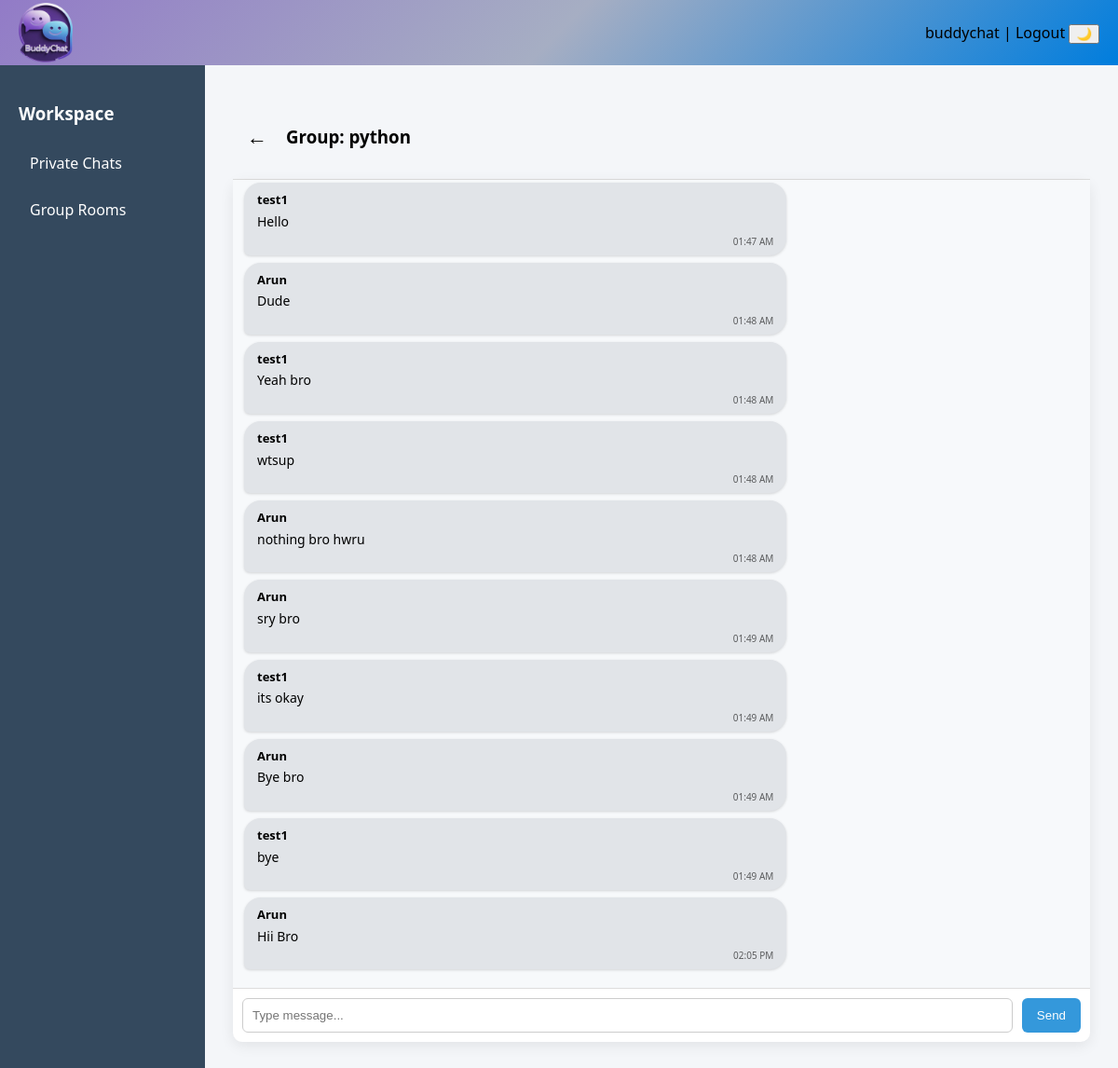
The app's page /chat/python/ (signed in) with its own data.
### myapp/models.py (models this page shows, shortened)
class Room(models.Model):
    name = models.CharField(max_length=50,unique=True)
    created_by = models.ForeignKey(User, on_delete=models.CASCADE, null=True, blank=True)
    members = models.ManyToManyField(User, related_name="joined_rooms", blank=True)
    created_at = models.DateTimeField(auto_now_add=True)

class Message(models.Model):
    user = models.ForeignKey(User,on_delete=models.CASCADE)
    room = models.ForeignKey(Room,on_delete=models.CASCADE,related_name="messages")
    content = models.TextField()
    timestamp = models.DateTimeField(auto_now_add=True)

### myapp/views.py (the view, shortened to what this page needs)
# urls.py: path('chat/<str:room_name>/',views.room,name='chat_room'),
@login_required
def room(request, room_name):
    room = get_object_or_404(Room, name=room_name)
    messages = room.messages.order_by('timestamp')[:50]
    return render(
        request,
        'chat_room.html',
        {
            'room_name': room_name,
            'messages': messages
        }
    )

### myapp/templates/chat_room.html (shortened to what this page needs)
{% extends "base.html" %}
{% block content %}
<div class="chat-header">
    {% if room_name|slice:":8" == "private_" %}
        <a href="{% url 'user_list' %}" class="back-btn">←</a>
        <h3>Private Chat</h3>
    {% else %}
        <a href="{% url 'rooms' %}" class="back-btn">←</a>
        <h3>Group: {{ room_name }}</h3>
    {% endif %}
</div>
<div class="chat-container">
    <div id="chat-box" class="chat-box">
        {% for message in messages %}
        <div class="{% if message.user == request.user %}message sent{% else %}message received{% endif %}">
            <strong>{{ message.user.username }}</strong>
            <div class="message-text">
                {{ message.content }}
            </div>
            <div class="timestamp">
                {{ message.timestamp|date:"h:i A" }}
            </div>
        </div>
        {% endfor %}
    </div>
    <div class="chat-input">
        <input type="text" id="message-input" placeholder="Type message...">
        <button onclick="sendMessage()">Send</button>
    </div>
</div>
{% endblock %}

### myapp/templates/base.html (shortened to what this page needs)
{% load static %}
<!DOCTYPE html>
<html>
<head>
    <link rel="stylesheet" href="{% static 'myapp/style.css' %}">
</head>
<body>
<div class="top-header">
    <div class="app-title">
    <img src="{% static 'myapp/images/buddychat-logo.png' %}"
         alt="BuddyChat"
         class="app-logo">
</div>
    <div class="user-actions">
        {{ request.user.username }} |
        <a href="{% url 'logout' %}" class="logout-link">Logout</a>
        <button id="theme-toggle">🌙</button>
    </div>
</div>
<div class="layout">
    <div class="sidebar">
        <h3>Workspace</h3>
        <a href="{% url 'user_list' %}">Private Chats</a>
        <a href="{% url 'rooms' %}">Group Rooms</a>
    </div>
    <div class="content">
        {% block content %}{% endblock %}
    </div>
</div>
</body>
</html>

### myapp/static/myapp/style.css (style rules this page uses)
* { box-sizing:border-box; }
a { text-decoration:none; color:inherit; }
body { margin:0; font-family:'Segoe UI',Tahoma,Geneva,Verdana,sans-serif; background:#eef2f7; }
.app-title { display:flex; align-items:center; height:100%; }
.app-logo { height:65px; max-height:65px; width:auto; object-fit:contain; }
.top-header { height:70px; background: linear-gradient(135deg,#927bc7,#a6aec3,#007ddd); display:flex; align-items:center; justify-content:space-between; padding:0 20px; }
.app-title { font-size:20px; font-weight:600; }
.user-actions { color:black; font-weight:500; }
.logout-link { color:black; }
.layout { display:flex; min-height:calc(100vh - 60px); }
.sidebar { width:220px; background:#34495e; color:white; padding:20px; }
.sidebar h3 { margin-bottom:20px; }
.sidebar a { display:block; padding:10px 12px; border-radius:6px; margin-bottom:8px; transition:0.2s; }
.content { flex:1; padding:30px; background:#f4f6f9; }
.chat-container { background:white; border-radius:10px; display:flex; flex-direction:column; height:75vh; box-shadow:0 4px 15px rgba(0,0,0,0.08); }
.chat-header { padding:15px; border-bottom:1px solid #ddd; font-weight:600; }
.chat-box { flex:1; padding:12px; overflow-y:auto; background:#f7f9fb; }
.message { padding:8px 14px; margin-bottom:8px; border-radius:18px; max-width:65%; font-size:14px; line-height:1.4; word-wrap:break-word; box-shadow:0 1px 3px rgba(0,0,0,0.15); }
.message strong { font-size:13px; }
.message-text { margin-top:6px; }
.message div { margin-top:4px; }
.received { background:#e1e4e8; color:black; margin-right:auto; border-bottom-left-radius:6px; }
.back-btn { font-size:22px; font-weight:bold; margin-right:10px; cursor:pointer; }
.chat-header { display:flex; align-items:center; gap:10px; }
.timestamp { font-size:10px; opacity:0.6; margin-top:4px; text-align:right; }
.chat-input { display:flex; padding:10px; border-top:1px solid #ddd; }
.chat-input input { flex:1; padding:10px; border-radius:6px; border:1px solid #ccc; }
.chat-input button { margin-left:10px; padding:10px 16px; border:none; border-radius:6px; background:#3498db; color:white; cursor:pointer; }

### records on screen
Room: name "python"
Message: user.username "test1", content "Hello", timestamp "01:47 AM"
Message: user.username "Arun", content "Dude", timestamp "01:48 AM"
Message: user.username "test1", content "Yeah bro", timestamp "01:48 AM"
Message: user.username "test1", content "wtsup", timestamp "01:48 AM"
Message: user.username "Arun", content "nothing bro hwru", timestamp "01:48 AM"
Message: user.username "Arun", content "sry bro", timestamp "01:49 AM"
Message: user.username "test1", content "its okay", timestamp "01:49 AM"
Message: user.username "Arun", content "Bye bro", timestamp "01:49 AM"
Message: user.username "test1", content "bye", timestamp "01:49 AM"
Message: user.username "Arun", content "Hii Bro", timestamp "02:05 PM"

### other values on screen
{{ request.user.username }} "buddychat"
